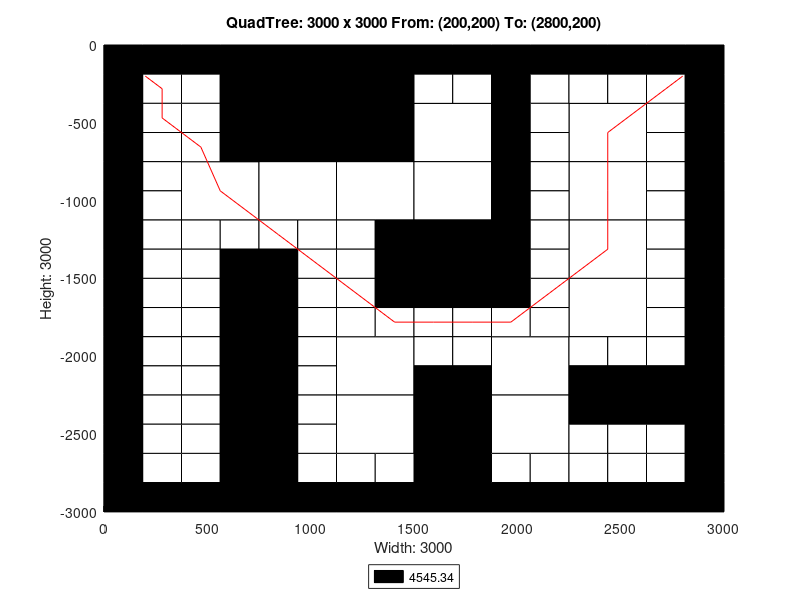

This chart was generated by the following MATLAB code:
axis([0 3000 -3000 0]);
title('QuadTree: 3000 x 3000 From: (200,200) To: (2800,200)');
xlabel('Width: 3000');
ylabel('Height: 3000');
rectangle('Position',[750 -750 750 750], 'FaceColor',[0 0 0]);
rectangle('Position',[375 -1125 375 375], 'FaceColor',[1 1 1]);
rectangle('Position',[750 -1125 375 375], 'FaceColor',[1 1 1]);
rectangle('Position',[1125 -1125 375 375], 'FaceColor',[1 1 1]);
rectangle('Position',[1500 -750 375 375], 'FaceColor',[1 1 1]);
rectangle('Position',[2250 -750 375 375], 'FaceColor',[1 1 1]);
rectangle('Position',[1500 -1125 375 375], 'FaceColor',[1 1 1]);
rectangle('Position',[1500 -1500 375 375], 'FaceColor',[0 0 0]);
rectangle('Position',[2250 -1125 375 375], 'FaceColor',[1 1 1]);
rectangle('Position',[2250 -1500 375 375], 'FaceColor',[1 1 1]);
rectangle('Position',[1125 -2250 375 375], 'FaceColor',[1 1 1]);
rectangle('Position',[1125 -2625 375 375], 'FaceColor',[1 1 1]);
rectangle('Position',[1875 -2250 375 375], 'FaceColor',[1 1 1]);
rectangle('Position',[2250 -1875 375 375], 'FaceColor',[1 1 1]);
rectangle('Position',[1500 -2625 375 375], 'FaceColor',[0 0 0]);
rectangle('Position',[1875 -2625 375 375], 'FaceColor',[1 1 1]);
rectangle('Position',[1500 -3000 375 375], 'FaceColor',[0 0 0]);
rectangle('Position',[0 -187.5 187.5 187.5], 'FaceColor',[0 0 0]);
rectangle('Position',[187.5 -187.5 187.5 187.5], 'FaceColor',[0 0 0]);
rectangle('Position',[0 -375 187.5 187.5], 'FaceColor',[0 0 0]);
rectangle('Position',[187.5 -375 187.5 187.5], 'FaceColor',[1 1 1]);
rectangle('Position',[375 -187.5 187.5 187.5], 'FaceColor',[0 0 0]);
rectangle('Position',[562.5 -187.5 187.5 187.5], 'FaceColor',[0 0 0]);
rectangle('Position',[375 -375 187.5 187.5], 'FaceColor',[1 1 1]);
rectangle('Position',[562.5 -375 187.5 187.5], 'FaceColor',[0 0 0]);
rectangle('Position',[0 -562.5 187.5 187.5], 'FaceColor',[0 0 0]);
rectangle('Position',[187.5 -562.5 187.5 187.5], 'FaceColor',[1 1 1]);
rectangle('Position',[0 -750 187.5 187.5], 'FaceColor',[0 0 0]);
rectangle('Position',[187.5 -750 187.5 187.5], 'FaceColor',[1 1 1]);
rectangle('Position',[375 -562.5 187.5 187.5], 'FaceColor',[1 1 1]);
rectangle('Position',[562.5 -562.5 187.5 187.5], 'FaceColor',[0 0 0]);
rectangle('Position',[375 -750 187.5 187.5], 'FaceColor',[1 1 1]);
rectangle('Position',[562.5 -750 187.5 187.5], 'FaceColor',[0 0 0]);
rectangle('Position',[0 -937.5 187.5 187.5], 'FaceColor',[0 0 0]);
rectangle('Position',[187.5 -937.5 187.5 187.5], 'FaceColor',[1 1 1]);
rectangle('Position',[0 -1125 187.5 187.5], 'FaceColor',[0 0 0]);
rectangle('Position',[187.5 -1125 187.5 187.5], 'FaceColor',[1 1 1]);
rectangle('Position',[0 -1312.5 187.5 187.5], 'FaceColor',[0 0 0]);
rectangle('Position',[187.5 -1312.5 187.5 187.5], 'FaceColor',[1 1 1]);
rectangle('Position',[0 -1500 187.5 187.5], 'FaceColor',[0 0 0]);
rectangle('Position',[187.5 -1500 187.5 187.5], 'FaceColor',[1 1 1]);
rectangle('Position',[375 -1312.5 187.5 187.5], 'FaceColor',[1 1 1]);
rectangle('Position',[562.5 -1312.5 187.5 187.5], 'FaceColor',[1 1 1]);
rectangle('Position',[375 -1500 187.5 187.5], 'FaceColor',[1 1 1]);
rectangle('Position',[562.5 -1500 187.5 187.5], 'FaceColor',[0 0 0]);
rectangle('Position',[750 -1312.5 187.5 187.5], 'FaceColor',[1 1 1]);
rectangle('Position',[937.5 -1312.5 187.5 187.5], 'FaceColor',[1 1 1]);
rectangle('Position',[750 -1500 187.5 187.5], 'FaceColor',[0 0 0]);
rectangle('Position',[937.5 -1500 187.5 187.5], 'FaceColor',[1 1 1]);
rectangle('Position',[1125 -1312.5 187.5 187.5], 'FaceColor',[1 1 1]);
rectangle('Position',[1312.5 -1312.5 187.5 187.5], 'FaceColor',[0 0 0]);
rectangle('Position',[1125 -1500 187.5 187.5], 'FaceColor',[1 1 1]);
rectangle('Position',[1312.5 -1500 187.5 187.5], 'FaceColor',[0 0 0]);
rectangle('Position',[1500 -187.5 187.5 187.5], 'FaceColor',[0 0 0]);
rectangle('Position',[1687.5 -187.5 187.5 187.5], 'FaceColor',[0 0 0]);
rectangle('Position',[1500 -375 187.5 187.5], 'FaceColor',[1 1 1]);
rectangle('Position',[1687.5 -375 187.5 187.5], 'FaceColor',[1 1 1]);
rectangle('Position',[1875 -187.5 187.5 187.5], 'FaceColor',[0 0 0]);
rectangle('Position',[2062.5 -187.5 187.5 187.5], 'FaceColor',[0 0 0]);
rectangle('Position',[1875 -375 187.5 187.5], 'FaceColor',[0 0 0]);
rectangle('Position',[2062.5 -375 187.5 187.5], 'FaceColor',[1 1 1]);
rectangle('Position',[1875 -562.5 187.5 187.5], 'FaceColor',[0 0 0]);
rectangle('Position',[2062.5 -562.5 187.5 187.5], 'FaceColor',[1 1 1]);
rectangle('Position',[1875 -750 187.5 187.5], 'FaceColor',[0 0 0]);
rectangle('Position',[2062.5 -750 187.5 187.5], 'FaceColor',[1 1 1]);
rectangle('Position',[2250 -187.5 187.5 187.5], 'FaceColor',[0 0 0]);
rectangle('Position',[2437.5 -187.5 187.5 187.5], 'FaceColor',[0 0 0]);
rectangle('Position',[2250 -375 187.5 187.5], 'FaceColor',[1 1 1]);
rectangle('Position',[2437.5 -375 187.5 187.5], 'FaceColor',[1 1 1]);
rectangle('Position',[2625 -187.5 187.5 187.5], 'FaceColor',[0 0 0]);
rectangle('Position',[2812.5 -187.5 187.5 187.5], 'FaceColor',[0 0 0]);
rectangle('Position',[2625 -375 187.5 187.5], 'FaceColor',[1 1 1]);
rectangle('Position',[2812.5 -375 187.5 187.5], 'FaceColor',[0 0 0]);
rectangle('Position',[2625 -562.5 187.5 187.5], 'FaceColor',[1 1 1]);
rectangle('Position',[2812.5 -562.5 187.5 187.5], 'FaceColor',[0 0 0]);
rectangle('Position',[2625 -750 187.5 187.5], 'FaceColor',[1 1 1]);
rectangle('Position',[2812.5 -750 187.5 187.5], 'FaceColor',[0 0 0]);
rectangle('Position',[1875 -937.5 187.5 187.5], 'FaceColor',[0 0 0]);
rectangle('Position',[2062.5 -937.5 187.5 187.5], 'FaceColor',[1 1 1]);
rectangle('Position',[1875 -1125 187.5 187.5], 'FaceColor',[0 0 0]);
rectangle('Position',[2062.5 -1125 187.5 187.5], 'FaceColor',[1 1 1]);
rectangle('Position',[1875 -1312.5 187.5 187.5], 'FaceColor',[0 0 0]);
rectangle('Position',[2062.5 -1312.5 187.5 187.5], 'FaceColor',[1 1 1]);
rectangle('Position',[1875 -1500 187.5 187.5], 'FaceColor',[0 0 0]);
rectangle('Position',[2062.5 -1500 187.5 187.5], 'FaceColor',[1 1 1]);
rectangle('Position',[2625 -937.5 187.5 187.5], 'FaceColor',[1 1 1]);
rectangle('Position',[2812.5 -937.5 187.5 187.5], 'FaceColor',[0 0 0]);
rectangle('Position',[2625 -1125 187.5 187.5], 'FaceColor',[1 1 1]);
rectangle('Position',[2812.5 -1125 187.5 187.5], 'FaceColor',[0 0 0]);
rectangle('Position',[2625 -1312.5 187.5 187.5], 'FaceColor',[1 1 1]);
rectangle('Position',[2812.5 -1312.5 187.5 187.5], 'FaceColor',[0 0 0]);
rectangle('Position',[2625 -1500 187.5 187.5], 'FaceColor',[1 1 1]);
rectangle('Position',[2812.5 -1500 187.5 187.5], 'FaceColor',[0 0 0]);
rectangle('Position',[0 -1687.5 187.5 187.5], 'FaceColor',[0 0 0]);
rectangle('Position',[187.5 -1687.5 187.5 187.5], 'FaceColor',[1 1 1]);
rectangle('Position',[0 -1875 187.5 187.5], 'FaceColor',[0 0 0]);
rectangle('Position',[187.5 -1875 187.5 187.5], 'FaceColor',[1 1 1]);
rectangle('Position',[375 -1687.5 187.5 187.5], 'FaceColor',[1 1 1]);
rectangle('Position',[562.5 -1687.5 187.5 187.5], 'FaceColor',[0 0 0]);
rectangle('Position',[375 -1875 187.5 187.5], 'FaceColor',[1 1 1]);
rectangle('Position',[562.5 -1875 187.5 187.5], 'FaceColor',[0 0 0]);
rectangle('Position',[0 -2062.5 187.5 187.5], 'FaceColor',[0 0 0]);
rectangle('Position',[187.5 -2062.5 187.5 187.5], 'FaceColor',[1 1 1]);
rectangle('Position',[0 -2250 187.5 187.5], 'FaceColor',[0 0 0]);
rectangle('Position',[187.5 -2250 187.5 187.5], 'FaceColor',[1 1 1]);
rectangle('Position',[375 -2062.5 187.5 187.5], 'FaceColor',[1 1 1]);
rectangle('Position',[562.5 -2062.5 187.5 187.5], 'FaceColor',[0 0 0]);
rectangle('Position',[375 -2250 187.5 187.5], 'FaceColor',[1 1 1]);
rectangle('Position',[562.5 -2250 187.5 187.5], 'FaceColor',[0 0 0]);
rectangle('Position',[750 -1687.5 187.5 187.5], 'FaceColor',[0 0 0]);
rectangle('Position',[937.5 -1687.5 187.5 187.5], 'FaceColor',[1 1 1]);
rectangle('Position',[750 -1875 187.5 187.5], 'FaceColor',[0 0 0]);
rectangle('Position',[937.5 -1875 187.5 187.5], 'FaceColor',[1 1 1]);
rectangle('Position',[1125 -1687.5 187.5 187.5], 'FaceColor',[1 1 1]);
rectangle('Position',[1312.5 -1687.5 187.5 187.5], 'FaceColor',[0 0 0]);
rectangle('Position',[1125 -1875 187.5 187.5], 'FaceColor',[1 1 1]);
rectangle('Position',[1312.5 -1875 187.5 187.5], 'FaceColor',[1 1 1]);
rectangle('Position',[750 -2062.5 187.5 187.5], 'FaceColor',[0 0 0]);
rectangle('Position',[937.5 -2062.5 187.5 187.5], 'FaceColor',[1 1 1]);
rectangle('Position',[750 -2250 187.5 187.5], 'FaceColor',[0 0 0]);
rectangle('Position',[937.5 -2250 187.5 187.5], 'FaceColor',[1 1 1]);
rectangle('Position',[0 -2437.5 187.5 187.5], 'FaceColor',[0 0 0]);
rectangle('Position',[187.5 -2437.5 187.5 187.5], 'FaceColor',[1 1 1]);
rectangle('Position',[0 -2625 187.5 187.5], 'FaceColor',[0 0 0]);
rectangle('Position',[187.5 -2625 187.5 187.5], 'FaceColor',[1 1 1]);
rectangle('Position',[375 -2437.5 187.5 187.5], 'FaceColor',[1 1 1]);
rectangle('Position',[562.5 -2437.5 187.5 187.5], 'FaceColor',[0 0 0]);
rectangle('Position',[375 -2625 187.5 187.5], 'FaceColor',[1 1 1]);
rectangle('Position',[562.5 -2625 187.5 187.5], 'FaceColor',[0 0 0]);
rectangle('Position',[0 -2812.5 187.5 187.5], 'FaceColor',[0 0 0]);
rectangle('Position',[187.5 -2812.5 187.5 187.5], 'FaceColor',[1 1 1]);
rectangle('Position',[0 -3000 187.5 187.5], 'FaceColor',[0 0 0]);
rectangle('Position',[187.5 -3000 187.5 187.5], 'FaceColor',[0 0 0]);
rectangle('Position',[375 -2812.5 187.5 187.5], 'FaceColor',[1 1 1]);
rectangle('Position',[562.5 -2812.5 187.5 187.5], 'FaceColor',[0 0 0]);
rectangle('Position',[375 -3000 187.5 187.5], 'FaceColor',[0 0 0]);
rectangle('Position',[562.5 -3000 187.5 187.5], 'FaceColor',[0 0 0]);
rectangle('Position',[750 -2437.5 187.5 187.5], 'FaceColor',[0 0 0]);
rectangle('Position',[937.5 -2437.5 187.5 187.5], 'FaceColor',[1 1 1]);
rectangle('Position',[750 -2625 187.5 187.5], 'FaceColor',[0 0 0]);
rectangle('Position',[937.5 -2625 187.5 187.5], 'FaceColor',[1 1 1]);
rectangle('Position',[750 -2812.5 187.5 187.5], 'FaceColor',[0 0 0]);
rectangle('Position',[937.5 -2812.5 187.5 187.5], 'FaceColor',[1 1 1]);
rectangle('Position',[750 -3000 187.5 187.5], 'FaceColor',[0 0 0]);
rectangle('Position',[937.5 -3000 187.5 187.5], 'FaceColor',[0 0 0]);
rectangle('Position',[1125 -2812.5 187.5 187.5], 'FaceColor',[1 1 1]);
rectangle('Position',[1312.5 -2812.5 187.5 187.5], 'FaceColor',[1 1 1]);
rectangle('Position',[1125 -3000 187.5 187.5], 'FaceColor',[0 0 0]);
rectangle('Position',[1312.5 -3000 187.5 187.5], 'FaceColor',[0 0 0]);
rectangle('Position',[1500 -1687.5 187.5 187.5], 'FaceColor',[0 0 0]);
rectangle('Position',[1687.5 -1687.5 187.5 187.5], 'FaceColor',[0 0 0]);
rectangle('Position',[1500 -1875 187.5 187.5], 'FaceColor',[1 1 1]);
rectangle('Position',[1687.5 -1875 187.5 187.5], 'FaceColor',[1 1 1]);
rectangle('Position',[1875 -1687.5 187.5 187.5], 'FaceColor',[0 0 0]);
rectangle('Position',[2062.5 -1687.5 187.5 187.5], 'FaceColor',[1 1 1]);
rectangle('Position',[1875 -1875 187.5 187.5], 'FaceColor',[1 1 1]);
rectangle('Position',[2062.5 -1875 187.5 187.5], 'FaceColor',[1 1 1]);
rectangle('Position',[1500 -2062.5 187.5 187.5], 'FaceColor',[1 1 1]);
rectangle('Position',[1687.5 -2062.5 187.5 187.5], 'FaceColor',[1 1 1]);
rectangle('Position',[1500 -2250 187.5 187.5], 'FaceColor',[0 0 0]);
rectangle('Position',[1687.5 -2250 187.5 187.5], 'FaceColor',[0 0 0]);
rectangle('Position',[2625 -1687.5 187.5 187.5], 'FaceColor',[1 1 1]);
rectangle('Position',[2812.5 -1687.5 187.5 187.5], 'FaceColor',[0 0 0]);
rectangle('Position',[2625 -1875 187.5 187.5], 'FaceColor',[1 1 1]);
rectangle('Position',[2812.5 -1875 187.5 187.5], 'FaceColor',[0 0 0]);
rectangle('Position',[2250 -2062.5 187.5 187.5], 'FaceColor',[1 1 1]);
rectangle('Position',[2437.5 -2062.5 187.5 187.5], 'FaceColor',[1 1 1]);
rectangle('Position',[2250 -2250 187.5 187.5], 'FaceColor',[0 0 0]);
rectangle('Position',[2437.5 -2250 187.5 187.5], 'FaceColor',[0 0 0]);
rectangle('Position',[2625 -2062.5 187.5 187.5], 'FaceColor',[1 1 1]);
rectangle('Position',[2812.5 -2062.5 187.5 187.5], 'FaceColor',[0 0 0]);
rectangle('Position',[2625 -2250 187.5 187.5], 'FaceColor',[0 0 0]);
rectangle('Position',[2812.5 -2250 187.5 187.5], 'FaceColor',[0 0 0]);
rectangle('Position',[1875 -2812.5 187.5 187.5], 'FaceColor',[1 1 1]);
rectangle('Position',[2062.5 -2812.5 187.5 187.5], 'FaceColor',[1 1 1]);
rectangle('Position',[1875 -3000 187.5 187.5], 'FaceColor',[0 0 0]);
rectangle('Position',[2062.5 -3000 187.5 187.5], 'FaceColor',[0 0 0]);
rectangle('Position',[2250 -2437.5 187.5 187.5], 'FaceColor',[0 0 0]);
rectangle('Position',[2437.5 -2437.5 187.5 187.5], 'FaceColor',[0 0 0]);
rectangle('Position',[2250 -2625 187.5 187.5], 'FaceColor',[1 1 1]);
rectangle('Position',[2437.5 -2625 187.5 187.5], 'FaceColor',[1 1 1]);
rectangle('Position',[2625 -2437.5 187.5 187.5], 'FaceColor',[0 0 0]);
rectangle('Position',[2812.5 -2437.5 187.5 187.5], 'FaceColor',[0 0 0]);
rectangle('Position',[2625 -2625 187.5 187.5], 'FaceColor',[1 1 1]);
rectangle('Position',[2812.5 -2625 187.5 187.5], 'FaceColor',[0 0 0]);
rectangle('Position',[2250 -2812.5 187.5 187.5], 'FaceColor',[1 1 1]);
rectangle('Position',[2437.5 -2812.5 187.5 187.5], 'FaceColor',[1 1 1]);
rectangle('Position',[2250 -3000 187.5 187.5], 'FaceColor',[0 0 0]);
rectangle('Position',[2437.5 -3000 187.5 187.5], 'FaceColor',[0 0 0]);
rectangle('Position',[2625 -2812.5 187.5 187.5], 'FaceColor',[1 1 1]);
rectangle('Position',[2812.5 -2812.5 187.5 187.5], 'FaceColor',[0 0 0]);
rectangle('Position',[2625 -3000 187.5 187.5], 'FaceColor',[0 0 0]);
rectangle('Position',[2812.5 -3000 187.5 187.5], 'FaceColor',[0 0 0]);
X=[2800,2718.75,2437.5,2437.5,2437.5,2156.25,1968.75,1781.25,1593.75,1406.25,1218.75,1031.25,843.75,562.5,468.75,281.25,281.25,200];
Y=[-200,-281.25,-562.5,-937.5,-1312.5,-1593.75,-1781.25,-1781.25,-1781.25,-1781.25,-1593.75,-1406.25,-1218.75,-937.5,-656.25,-468.75,-281.25,-200];
hold on;
plot(X,Y,'r');
legend('4545.34','Location','southoutside');
